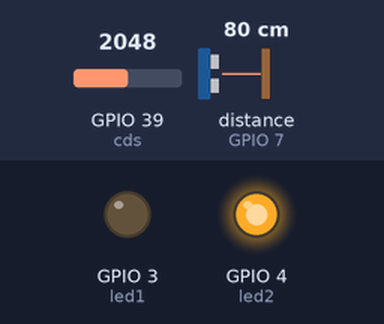
Bench run of a sketch on a simulated ESP32. Shown: output pins drawn as LEDs (lit = HIGH). Wiring (inferred from the names in the program): ultrasonic range finder: trigger GPIO 8; echo GPIO 7. The test bench sets the inputs (shaded band); at power-on: distance to the obstacle (sensor on GPIO 7) 80 cm, GPIO 39 (cds) = 2048. The echo pulse lasts 58.3 µs per cm; pins used as bus, display or sensor lines are not drawn; what the sketch prints to the serial monitor is not drawn.

Above: at 1.2 s.
1.3 s: distance to the obstacle (sensor on GPIO 7) set to 34 cm
2.8 s: distance to the obstacle (sensor on GPIO 7) set to 28 cm
At 3.6 s:
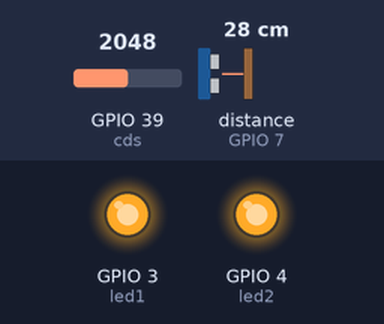
4.5 s: GPIO 39 (cds) set to 2935
6.0 s: GPIO 39 (cds) set to 3070
At 7.1 s:
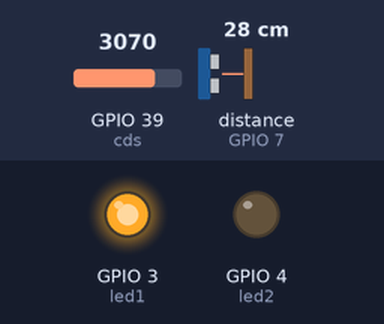
7.5 s: distance to the obstacle (sensor on GPIO 7) set to 35 cm
At 8.8 s:
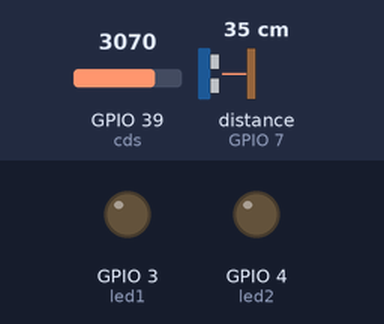
9.1 s: distance to the obstacle (sensor on GPIO 7) set to 2 cm
At 9.4 s:
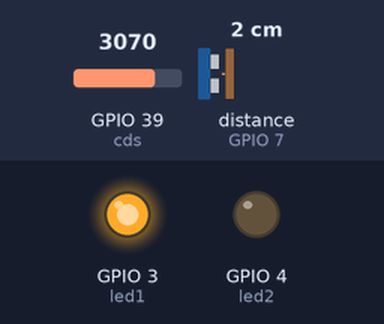
Timing chart, 0 to 11.6 s (numbered marks = the images above; inputs shaded):
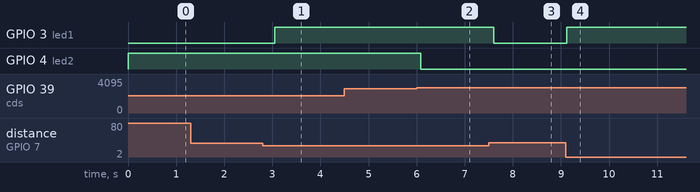

Measured:
- the behaviour switches between 31 and 30 cm on distance to the obstacle (sensor on GPIO 7) (found by bisection; images 0 and 1)
- the behaviour switches between 2999 and 3000 on GPIO 39 (cds) (found by bisection; images 1 and 2)
- after the input at 1.3 s, every drawn part: stays the same
- after the input at 2.8 s, GPIO 3 (led1): LOW → HIGH after 0.25 s
- after the input at 4.5 s, every drawn part: stays the same
- after the input at 6.0 s, GPIO 4 (led2): HIGH → LOW after 0.09 s
- after the input at 7.5 s, GPIO 3 (led1): HIGH → LOW after 0.10 s
- after the input at 9.1 s, GPIO 3 (led1): LOW → HIGH at once

The sketch:

Kit_SmartLight_basic.ino
```cpp
const int echo = D8;
const int trig = D9;
const int cds = A3;

const int led1 = D2; //green
const int led2 = D3; //blue

const int cds_threshold = 300;
const int usw_threshold = 30;

void setup(){
  Serial.begin(57600);

  pinMode(trig, OUTPUT);
  pinMode(echo, INPUT);
  pinMode(cds, INPUT);
  pinMode(led1, OUTPUT);
  pinMode(led2, OUTPUT);
}

void loop(){
  digitalWrite(trig, LOW);
  digitalWrite(echo, LOW);
  delayMicroseconds(2);
  digitalWrite(trig, HIGH);
  delayMicroseconds(10);
  digitalWrite(trig, LOW);

  unsigned long duration = pulseIn(echo, HIGH);
  float distance = ((float)(340 * duration) / 10000) / 2;
  int cdsValue = (analogRead(cds))/10;

  if( distance < usw_threshold )
    digitalWrite(led1, HIGH);
  else
    digitalWrite(led1, LOW);

  Serial.print( " 초음파 센서 : ");
  Serial.print(distance);
  Serial.println("cm");
  Serial.println("-----------------");

  if ( cdsValue < cds_threshold )
    digitalWrite(led2, HIGH);
  else
    digitalWrite(led2, LOW);

  Serial.print(" 조도 센서 : ");
  Serial.println(cdsValue);

  delay(300);
}
```
